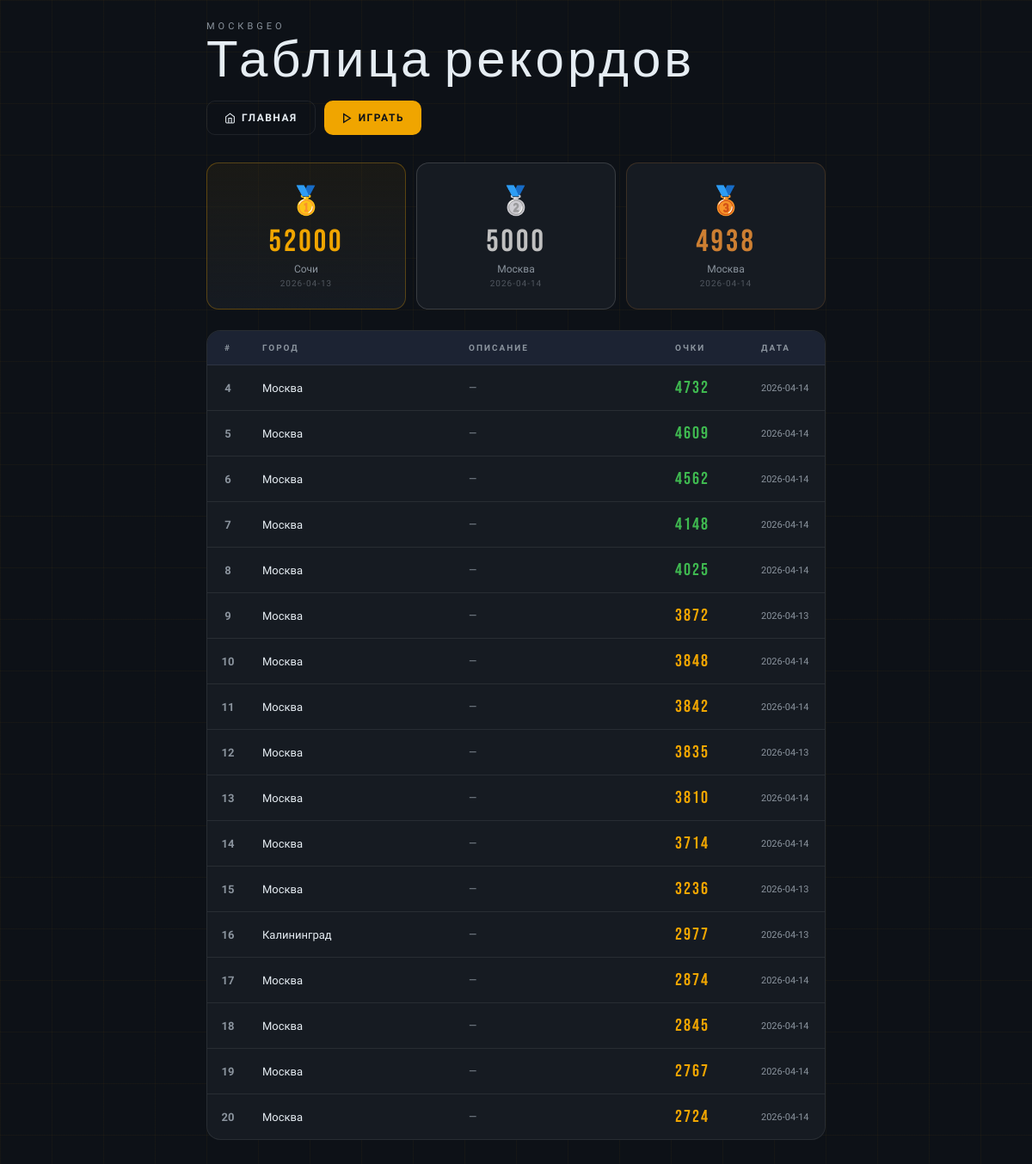
The app's page /leaderboard with its own data.
### tables this page shows
CREATE TABLE games (
            id INTEGER PRIMARY KEY AUTOINCREMENT,
            location_id INTEGER,
            user_guess_lat REAL,
            user_guess_lon REAL,
            distance REAL,
            score INTEGER,
            is_surprise BOOLEAN DEFAULT 0,
            actual_city TEXT,
            played_at TIMESTAMP DEFAULT CURRENT_TIMESTAMP
        );

CREATE TABLE locations (
            id INTEGER PRIMARY KEY AUTOINCREMENT,
            lat REAL,
            lon REAL,
            city TEXT,
            country TEXT,
            description TEXT,
            UNIQUE(lat, lon)
        );

### app.py (the view)
@app.route('/leaderboard')
def leaderboard():
    conn = get_db()
    games = conn.execute("""
        SELECT g.*, l.description, l.city
        FROM games g
        JOIN locations l ON g.location_id = l.id
        ORDER BY g.score DESC
        LIMIT 20
    """).fetchall()
    conn.close()
    return render_template('leaderboard.html', games=games)

### app.py (called while the page is built)
def get_db():
    conn = sqlite3.connect('locations.db')
    conn.row_factory = sqlite3.Row
    return conn

### templates/leaderboard.html (shortened to what this page needs)
<!DOCTYPE html>
<html lang="ru">
<head>
</head>
<body>
    <div class="page">
        <div class="page-header">
            <div class="header-left">
                <div class="header-eyebrow">МосквGEO</div>
                <div class="header-title">Таблица рекордов</div>
            </div>
            <div class="nav-btns">
                <a href="/" class="btn btn-secondary">
                    <svg width="13" height="13" fill="none" stroke="currentColor" stroke-width="2" viewBox="0 0 24 24"><path d="M3 9l9-7 9 7v11a2 2 0 0 1-2 2H5a2 2 0 0 1-2-2z"/><polyline points="9 22 9 12 15 12 15 22"/></svg>
                    Главная
                </a>
                <a href="/game" class="btn btn-primary">
                    <svg width="13" height="13" fill="none" stroke="currentColor" stroke-width="2.5" viewBox="0 0 24 24"><polygon points="5,3 19,12 5,21"/></svg>
                    Играть
                </a>
            </div>
        </div>
        {% if games %}
        {% if games|length >= 1 %}
        <div class="podium">
            {% for game in games[:3] %}
            <div class="podium-item {% if loop.index == 1 %}gold{% elif loop.index == 2 %}silver{% else %}bronze{% endif %}">
                <div class="podium-medal">{% if loop.index == 1 %}🥇{% elif loop.index == 2 %}🥈{% else %}🥉{% endif %}</div>
                <div class="podium-score">{{ game.score }}</div>
                <div class="podium-city">{{ game.city or 'Москва' }}</div>
                <div class="podium-date">{{ game.played_at[:10] if game.played_at else '' }}</div>
            </div>
            {% endfor %}
        </div>
        {% endif %}
        {% if games|length > 3 %}
        <div class="table-card">
            <div class="table-header-row">
                <div class="th" style="text-align:center">#</div>
                <div class="th">Город</div>
                <div class="th">Описание</div>
                <div class="th">Очки</div>
                <div class="th">Дата</div>
            </div>
            {% for game in games[3:] %}
            <div class="table-row">
                <div class="td td-rank">{{ loop.index + 3 }}</div>
                <div class="td">{{ game.city or 'Москва' }}</div>
                <div class="td" style="color:var(--muted); font-size:12px;">{{ game.description or '—' }}</div>
                <div class="td td-score {% if game.score >= 4000 %}score-high{% elif game.score >= 2500 %}score-med{% else %}score-low{% endif %}">
                    {{ game.score }}
                </div>
                <div class="td td-date">{{ game.played_at[:10] if game.played_at else '—' }}</div>
            </div>
            {% endfor %}
        </div>
        {% endif %}
        {% endif %}
    </div>
</body>
</html>

### templates/leaderboard.html (style rules this page uses)
:root { --bg: #0d1117; --surface: #161b22; --surface2: #1c2333; --border: rgba(255,255,255,0.08); --accent: #f0a500; --text: #e6edf3; --muted: #8b949e; --green: #3fb950; --orange: #f0a500; --red: #f85149; }
* { margin: 0; padding: 0; box-sizing: border-box; }
body { font-family: 'Montserrat', sans-serif; background: var(--bg); color: var(--text); min-height: 100vh; padding: 24px 20px 40px; position: relative; }
body::before { content: ''; position: fixed; inset: 0; background-image: linear-gradient(rgba(240,165,0,0.04) 1px, transparent 1px), linear-gradient(90deg, rgba(240,165,0,0.04) 1px, transparent 1px); background-size: 60px 60px; pointer-events: none; }
.page { max-width: 720px; margin: 0 auto; position: relative; z-index: 1; }
.page-header { display: flex; align-items: flex-end; justify-content: space-between; margin-bottom: 32px; flex-wrap: wrap; gap: 16px; }
.header-eyebrow { font-size: 11px; letter-spacing: 4px; text-transform: uppercase; color: var(--muted); margin-bottom: 4px; }
.header-title { font-family: 'Bebas Neue', sans-serif; font-size: clamp(40px, 8vw, 60px); letter-spacing: 4px; line-height: 1; }
.nav-btns { display: flex; gap: 10px; }
.btn { padding: 12px 20px; border: none; border-radius: 10px; font-family: 'Montserrat', sans-serif; font-size: 12px; font-weight: 700; letter-spacing: 1.5px; text-transform: uppercase; text-decoration: none; display: inline-flex; align-items: center; gap: 7px; cursor: pointer; transition: all 0.2s; }
.btn-primary { background: var(--accent); color: #0d1117; }
.btn-secondary { background: transparent; color: var(--text); border: 1px solid var(--border); }
.podium { display: grid; grid-template-columns: repeat(3, 1fr); gap: 12px; margin-bottom: 24px; }
.podium-item { background: var(--surface); border: 1px solid var(--border); border-radius: 14px; padding: 24px 16px; text-align: center; position: relative; overflow: hidden; transition: transform 0.2s; }
.podium-item.gold { border-color: rgba(240,165,0,0.3); background: linear-gradient(to bottom, rgba(240,165,0,0.06), var(--surface)); }
.podium-item.silver { border-color: rgba(192,192,192,0.2); }
.podium-item.bronze { border-color: rgba(205,127,50,0.2); }
.podium-medal { font-size: 32px; margin-bottom: 12px; }
.podium-score { font-family: 'Bebas Neue', sans-serif; font-size: 36px; letter-spacing: 3px; line-height: 1; }
.podium-item.gold .podium-score { color: var(--accent); }
.podium-item.silver .podium-score { color: #c0c0c0; }
.podium-item.bronze .podium-score { color: #cd7f32; }
.podium-city { font-size: 12px; color: var(--muted); margin-top: 6px; }
.podium-date { font-size: 10px; color: rgba(139,148,158,0.5); margin-top: 4px; letter-spacing: 1px; }
.table-card { background: var(--surface); border: 1px solid var(--border); border-radius: 16px; overflow: hidden; }
.table-header-row { display: grid; grid-template-columns: 48px 1fr 1fr 100px 90px; gap: 0; background: var(--surface2); border-bottom: 1px solid var(--border); }
.th { padding: 14px 16px; font-size: 10px; letter-spacing: 2px; text-transform: uppercase; color: var(--muted); font-weight: 600; }
.table-row { display: grid; grid-template-columns: 48px 1fr 1fr 100px 90px; border-bottom: 1px solid var(--border); transition: background 0.15s; align-items: center; }
.table-row:last-child { border-bottom: none; }
.td { padding: 14px 16px; font-size: 13px; }
.td-rank { color: var(--muted); font-weight: 600; text-align: center; }
.td-score { font-family: 'Bebas Neue', sans-serif; letter-spacing: 2px; font-size: 20px; }
.score-high { color: var(--green); }
.score-med { color: var(--orange); }
.td-date { font-size: 11px; color: var(--muted); }

### records on screen
games: score "52000", city "Сочи", played_at "2026-04-13"
games: score "5000", city "Москва", played_at "2026-04-14"
games: score "4938", city "Москва", played_at "2026-04-14"
games: city "Москва", description "—", score "4732", played_at "2026-04-14"
games: city "Москва", description "—", score "4609", played_at "2026-04-14"
games: city "Москва", description "—", score "4562", played_at "2026-04-14"
games: city "Москва", description "—", score "4148", played_at "2026-04-14"
games: city "Москва", description "—", score "4025", played_at "2026-04-14"
games: city "Москва", description "—", score "3872", played_at "2026-04-13"
games: city "Москва", description "—", score "3848", played_at "2026-04-14"
games: city "Москва", description "—", score "3842", played_at "2026-04-14"
games: city "Москва", description "—", score "3835", played_at "2026-04-13"
games: city "Москва", description "—", score "3810", played_at "2026-04-14"
games: city "Москва", description "—", score "3714", played_at "2026-04-14"
games: city "Москва", description "—", score "3236", played_at "2026-04-13"
games: city "Калининград", description "—", score "2977", played_at "2026-04-13"
games: city "Москва", description "—", score "2874", played_at "2026-04-14"
games: city "Москва", description "—", score "2845", played_at "2026-04-14"
games: city "Москва", description "—", score "2767", played_at "2026-04-14"
games: city "Москва", description "—", score "2724", played_at "2026-04-14"
